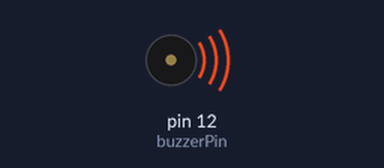
A sketch run on a simulated Arduino Uno, built with avr-gcc and run on an emulated ATmega328P. Shown: buzzer (waves = sounding, pin HIGH).

Above: at 0.2 s.
Timing chart, 0 to 3.0 s (numbered marks = the images above):
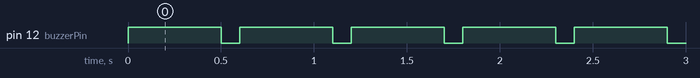

The sketch:

ACT10.ino
```cpp
int buzzerPin=12;

void setup() {
  pinMode(buzzerPin, OUTPUT);
  digitalWrite(buzzerPin, LOW);
}

void loop() {
  digitalWrite(buzzerPin,HIGH);
  delay(500);
  digitalWrite(buzzerPin,LOW);
  delay(100);
}
```

Measured:
- by itself, pin 12 (buzzerPin): alternates HIGH for 0.50 s and LOW for 0.10 s
